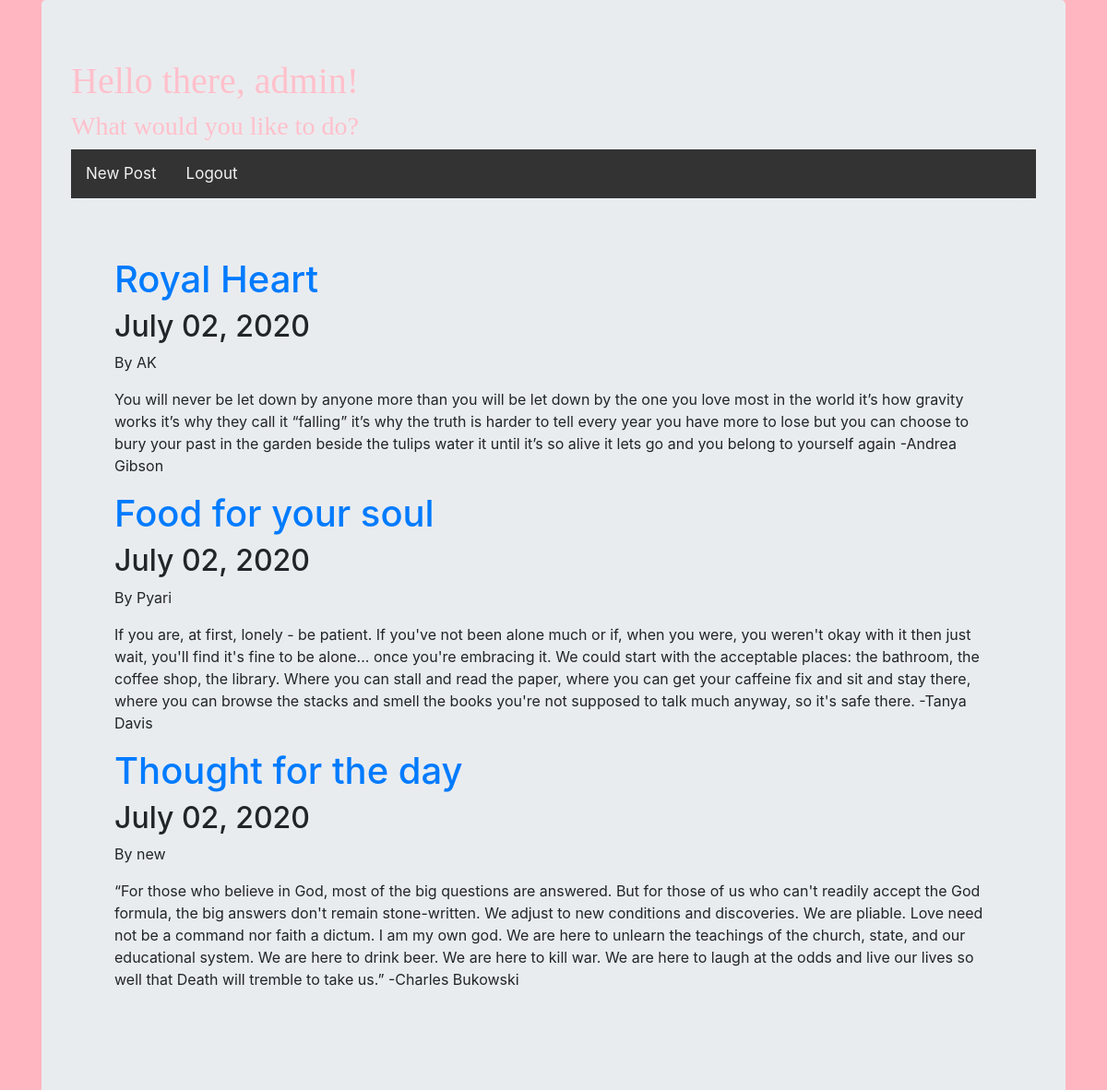
The page /blogpage/ (signed in) on the database its author committed.
### blogapp/models.py (models this page shows, shortened)
class Post(models.Model):
    title = models.CharField(max_length=200, unique=True)
    content = models.TextField()
    date_posted=models.DateTimeField(default=timezone.now)
    author = models.ForeignKey(User, on_delete= models.CASCADE,related_name='blog_posts')

### blogapp/views.py (the view)
# urls.py: path('blogpage/',PostListView.as_view(), name='blogpage'),
class PostListView(ListView):
    model= Post
    template_name='blogpage.html'
    context_object_name='posts'
    ordering=['-date_posted']

### templates/blogpage.html (shortened to what this page needs)
<!DOCTYPE html>
{% load staticfiles %}
<html lang="en" dir="ltr">
  <head>
    <link rel="stylesheet" href="https://stackpath.bootstrapcdn.com/bootstrap/4.4.1/css/bootstrap.min.css">
    <link rel="stylesheet" href="{% static 'css/app.css' %}">
  </head>
  <body>
    <div class="container">
      <div class="jumbotron">
        <h1 style="font-family: 'Caveat', cursive; color: pink;">Hello there, {{request.user.username}}!</h1>
        <h3 style="font-family: 'Caveat', cursive; color: pink;">What would you like to do?</h3>
        <div class="topnav">
          <a href={% url 'post-create' %}>New Post</a>
          <a href={% url 'home' %}>Logout</a>
        </div>
        <div class="container">
          <div class="jumbotron">
                {% for post in posts%}
                     <h1> <a class="article-title" href={% url 'post-detail' post.id %}>{{post.title}}</a></h1>
                     <h2>{{post.date_posted|date:"F d, Y"}}</h2>
                     <p>By {{post.author}}</p>
                     <p class="article-content">{{post.content}}</p>
                {% endfor %}
          </div>
        </div>
  </body>
</html>

### static/css/app.css (style rules this page uses)
body { background-color: #FFB6C1; }
.topnav { overflow: hidden; background-color: #333; }
.topnav a { float: left; color: #f2f2f2; text-align: center; padding: 14px 16px; text-decoration: none; font-size: 17px; }

### rows shown on the page
Post: title "Royal Heart", date_posted "July 02, 2020", author "AK", content "You will never be let down by anyone more than you will be let down by the one you love most in the world it’s how gravity works it’s why they call it “falling” it’s why the truth is harder to tell every year you have more to lose but you can choose to bury your past in the garden beside the tulips water it until it’s so alive it lets go and you belong to yourself again -Andrea Gibson"
Post: title "Food for your soul", date_posted "July 02, 2020", author "Pyari", content "If you are, at first, lonely - be patient. If you've not been alone much or if, when you were, you weren't okay with it then just wait, you'll find it's fine to be alone... once you're embracing it. We could start with the acceptable places: the bathroom, the coffee shop, the library. Where you can stall and read the paper, where you can get your caffeine fix and sit and stay there, where you can browse the stacks and smell the books you're not supposed to talk much anyway, so it's safe there. -Tanya Davis"
Post: title "Thought for the day", date_posted "July 02, 2020", author "new", content "“For those who believe in God, most of the big questions are answered. But for those of us who can't readily accept the God formula, the big answers don't remain stone-written. We adjust to new conditions and discoveries. We are pliable. Love need not be a command nor faith a dictum. I am my own god. We are here to unlearn the teachings of the church, state, and our educational system. We are here to drink beer. We are here to kill war. We are here to laugh at the odds and live our lives so well that Death will tremble to take us.” -Charles Bukowski"

### other values the page prints
{{ request.user.username }} "admin"
